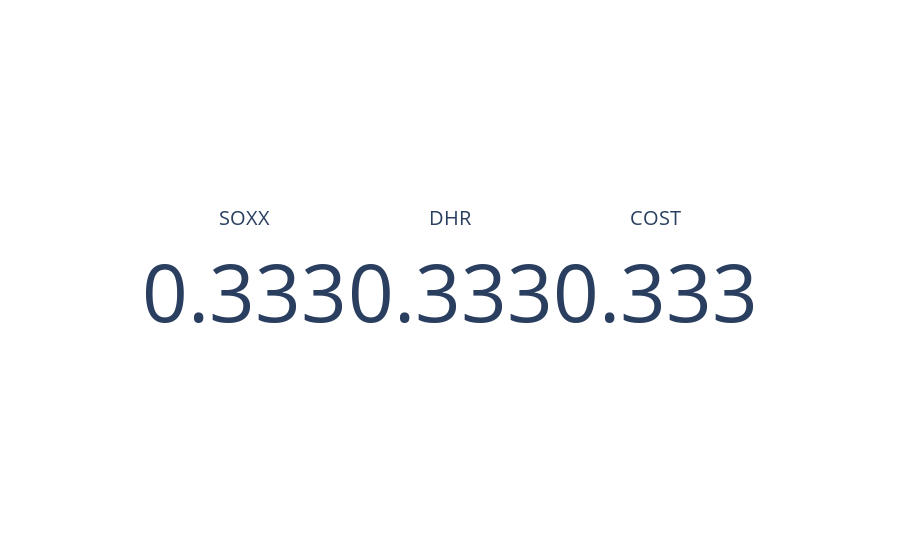

Write notebook code for a chart like this one.
### Markdown cell above
# Allocation

### Code cell
fig = go.Figure()

for ix, w in enumerate(portfolio.weights):

  fig.add_trace(go.Indicator(
    mode = "number",
    value = w,
    domain = {'row': 0, 'column': ix},
    title = portfolio.asset_names[ix]
  ))
  
fig.update_layout(
  grid = {'rows': 1, 'columns': 2, 'pattern': "independent"},
  template = {
#     'data' : {
#       'indicator': [{
#         'title': {'text': "Asset"},
#         'mode' : "number",
#       }]
#     }
  }
)

### Figure 1 — Plotly figure (JSON) as saved in the notebook; plotly's stock layout.template omitted (floating-point values rounded to 4 significant figures)
{"data": [{"domain": {"column": 0, "row": 0}, "mode": "number", "title": {"text": "SOXX"}, "type": "indicator", "value": 0.3333}, {"domain": {"column": 1, "row": 0}, "mode": "number", "title": {"text": "COST"}, "type": "indicator", "value": 0.3333}, {"domain": {"column": 2, "row": 0}, "mode": "number", "title": {"text": "DHR"}, "type": "indicator", "value": 0.3333}], "layout": {"autosize": true, "grid": {"columns": 2, "pattern": "independent", "rows": 1}}}
